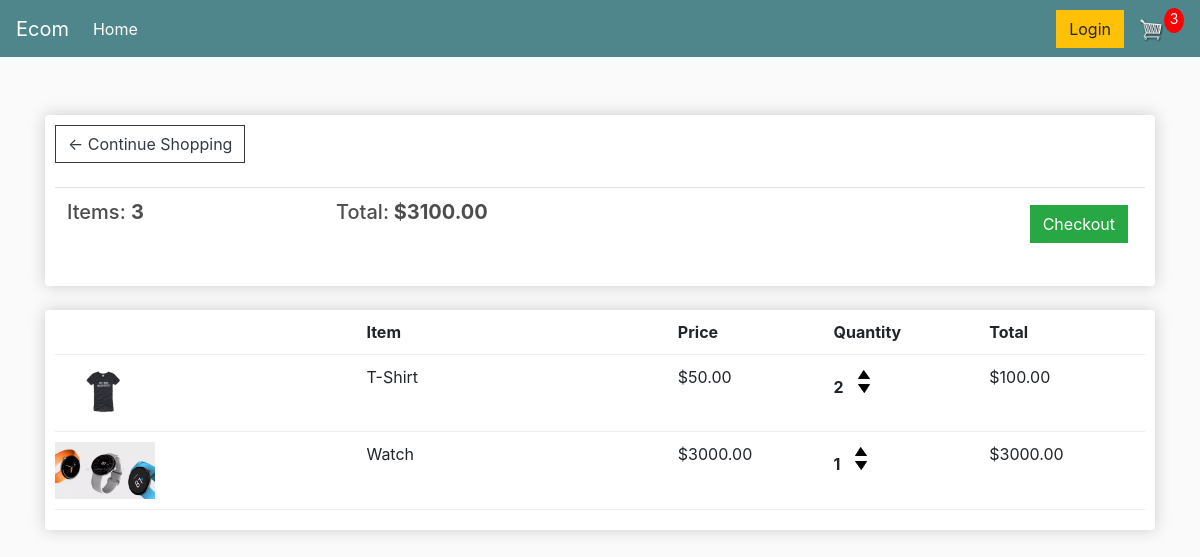
The page /cart/ (signed in) on the database as committed earlier.
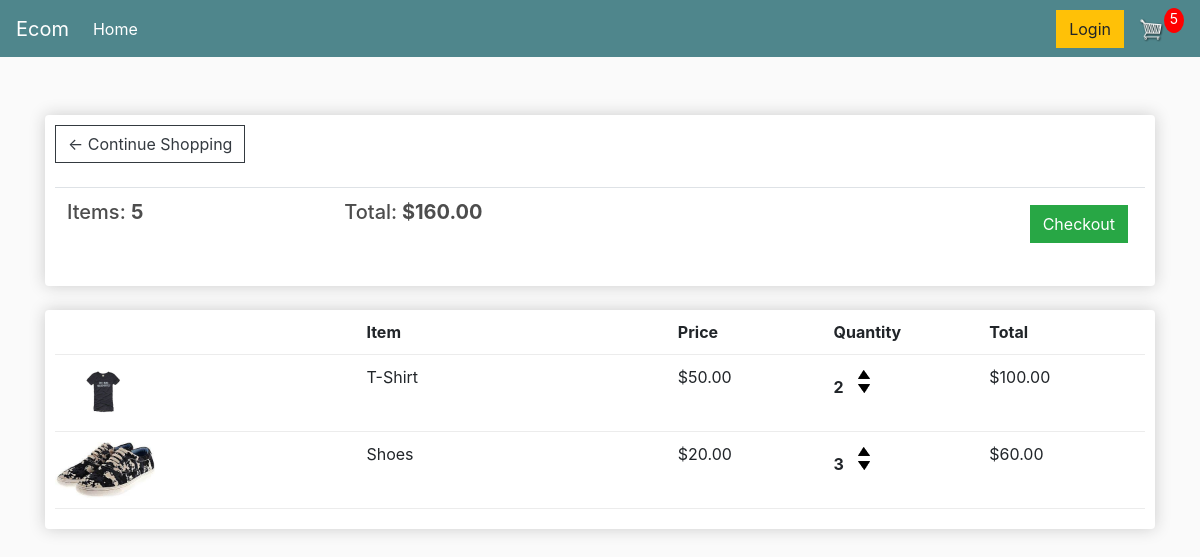
The same page on the database as committed later.
### store/models.py (models this page shows, shortened)
class Order(models.Model):
    customer = models.ForeignKey(Customer, on_delete=models.SET_NULL, null=True, blank=True)
    date_order = models.DateTimeField(auto_now_add=True)
    complete = models.BooleanField(default=False, null=True, blank=False)
    transaction_id = models.CharField(max_length=200, null=True)
    @property
    def get_cart_total(self):
        orderitems = self.orderitem_set.all()
        total = sum([item.get_total for item in orderitems])
        return total
    @property
    def get_cart_items(self):
        orderitems = self.orderitem_set.all()
        total = sum([item.quantity for item in orderitems])
        return total

class OrderItem(models.Model):
    product = models.ForeignKey(Product, on_delete=models.SET_NULL, blank=True, null=True)
    order = models.ForeignKey(Order, on_delete=models.SET_NULL, blank=True, null=True)
    quantity = models.IntegerField(default=0, null=True, blank=True)
    date_added = models.DateTimeField(auto_now_add=True)
    @property
    def get_total(self):
        total = self.product.price * self.quantity
        return total

class Product(models.Model):
    name = models.CharField(max_length=200, null=True)
    price = models.DecimalField(max_digits=7, decimal_places=2)
    digital = models.BooleanField(default=False, null=True, blank=False)
    image = models.ImageField(null=True, blank=True)
    @property
    def imageURL(self):
        try:
            url = self.image.url
        except:
            url = ''
        return url

### store/views.py (the view)
# urls.py: path('cart/', views.cart, name="cart"),
def cart(request):
    data = cartData(request)
    cartItems = data['cartItems']
    order = data['order']
    items = data['items']
    context = {'items': items, 'order': order, 'cartItems': cartItems}
    return render(request, 'store/cart.html', context)

### store/utils.py (called while the page is built)
def cartData(request):
    if request.user.is_authenticated:
        customer = request.user.customer
        order, created = Order.objects.get_or_create(customer=customer, complete=False)
        items = order.orderitem_set.all()
        cartItems = order.get_cart_items
    else:
        cookieData = cookieCart(request)
        cartItems = cookieData['cartItems']
        order = cookieData['order']
        items = cookieData['items']
    return {'cartItems': cartItems, 'order': order, 'items': items}

### store/templates/store/cart.html
{% extends 'store/main.html' %}
{% load static %}
{% block content %}
    <div class="row">
        <div class="col-lg-12">
            <br>
            <div class="box-element">
                <a class="btn btn-outline-dark" href="{% url 'store' %}">&#x2190; Continue Shopping</a>
                <br>
                <br>
                <table class="table">
                    <tr>
                        <th><h5>Items: <strong>{{ order.get_cart_items }}</strong></h5></th>
                        <th><h5>Total:<strong> ${{ order.get_cart_total|floatformat:2 }}</strong></h5></th>
                        <th>
                            <a style="float:right; margin:5px;" class="btn btn-success" href="{% url 'checkout' %}">Checkout</a>
                        </th>
                    </tr>
                </table>
            </div>
            <br>
            <div class="box-element">
                <div class="cart-row">
                    <div style="flex:2"></div>
                    <div style="flex:2"><strong>Item</strong></div>
                    <div style="flex:1"><strong>Price</strong></div>
                    <div style="flex:1"><strong>Quantity</strong></div>
                    <div style="flex:1"><strong>Total</strong></div>
                </div>
                {% for item in items %}
                    <div class="cart-row">
                        <div style="flex:2"><img class="row-image" src="{{ item.product.imageURL }}"></div>
                        <div style="flex:2"><p>{{ item.product.name }}</p></div>
                        <div style="flex:1"><p>${{ item.product.price|floatformat:2 }}</p></div>
                        <div style="flex:1">
                            <p class="quantity">{{ item.quantity }}</p>
                            <div class="quantity">
                                <img data-product="{{ item.product.id }}" data-action="add" class="chg-quantity update-cart" src="{% static  'images/arrow-up.png' %}">
                                <img data-product="{{ item.product.id }}" data-action="remove" class="chg-quantity update-cart" src="{% static  'images/arrow-down.png' %}">
                            </div>
                        </div>
                        <div style="flex:1"><p>${{ item.get_total }}</p></div>
                    </div>
                {% endfor %}
            </div>
        </div>
{% endblock content %}

### store/templates/store/main.html (shortened to what this page needs)
<!DOCTYPE html>
{% load static %}
<html lang="en">
<head>
    <link rel="stylesheet" href="https://cdn.jsdelivr.net/npm/bootstrap@4.4.1/dist/css/bootstrap.min.css"
>
    <link rel="stylesheet" type="text/css" href="{% static 'css/main.css' %}">
</head>
<body>
<nav class="navbar navbar-expand-lg navbar-dark bg-dark">
    <a class="navbar-brand" href="#">Ecom</a>
    <div class="collapse navbar-collapse" id="navbarSupportedContent">
        <ul class="navbar-nav mr-auto">
            <li class="nav-item active">
                <a class="nav-link" href="#">Home <span class="sr-only">(current)</span></a>
            </li>
        </ul>
        <div class="form-inline my-2 my-lg-0">
            <a href="#" class="btn btn-warning">Login</a>
            <a href="{% url 'cart' %}">
                <img id="cart-icon" src="{% static 'images/cart.png' %}">
            </a>
            <p id="cart-total">{{ cartItems }}</p>
        </div>
    </div>
</nav>
<div class="container">
    <br>
    {% block content %}
    {% endblock content %}
</div>
</body>
</html>

### static/css/main.css (style rules this page uses)
body { background-color: hsl(0, 0%, 98%); }
h1,h2,h3,h4,h5,h6 { color:hsl(0, 0%, 30%); }
.box-element { box-shadow:hsl(0, 0%, 80%) 0 0 16px; background-color: #fff; border-radius: 4px; padding: 10px; }
.bg-dark { background-color: #4f868c!important; }
#cart-icon { width:25px; display: inline-block; margin-left: 15px; }
#cart-total { display: block; text-align: center; color:#fff; background-color: red; width: 20px; height: 25px; border-radius: 50%; font-size: 14px; }
.col-lg-4, .col-lg-6, .col-lg-8, .col-lg-12 { margin-top: 10px; }
.btn { border-radius: 0; }
.row-image { width: 100px; }
.cart-row { display: flex; align-items: flex-stretch; padding-bottom: 10px; margin-bottom: 10px; border-bottom: 1px solid #ececec; }
.quantity { display: inline-block; font-weight: 700; padding-right:10px; }
.chg-quantity { width: 12px; cursor: pointer; display: block; margin-top: 5px; transition:.1s; }

Rows that differ between the two databases and show on the page:
no longer on this page (row edited): Order: get_cart_items "3", get_cart_total "3100.00"
removed OrderItem: product.imageURL (picture), product.name "Watch", product.price "3000.00", quantity "1", get_total "3000.00"
added Order: get_cart_items "5", get_cart_total "160.00"
added OrderItem: product.imageURL (picture), product.name "Shoes", product.price "20.00", quantity "3", get_total "60.00"
Other text that changed with them:
{{ cartItems }}: "3" → "5"
